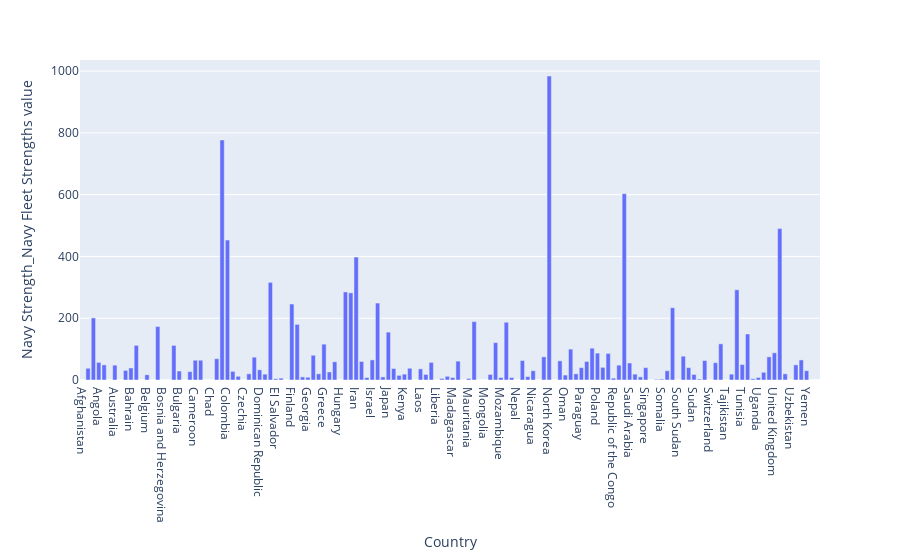

The notebook cell this image was saved under:
### Code cell
fig = px.bar(X, x= X["Country"], y = X['Navy Strength_Navy Fleet Strengths value'])
fig.show()

### Figure 1 — Plotly figure (JSON) as saved in the notebook; plotly's stock layout.template omitted (floating-point values rounded to 4 significant figures; data arrays with more than 128 entries replaced by an {"elided": "..."} marker saying what was removed)
{"data": [{"alignmentgroup": "True", "hovertemplate": "Country=%{x}<br>Navy Strength_Navy Fleet Strengths value=%{y}<extra></extra>", "legendgroup": "", "marker": {"color": "#636efa", "pattern": {"shape": ""}}, "name": "", "offsetgroup": "", "orientation": "v", "showlegend": false, "textposition": "auto", "type": "bar", "x": {"elided": "138 str values"}, "xaxis": "x", "y": {"elided": "138 int values"}, "yaxis": "y"}], "layout": {"barmode": "relative", "legend": {"tracegroupgap": 0}, "margin": {"t": 60}, "xaxis": {"anchor": "y", "domain": [0, 1], "title": {"text": "Country"}}, "yaxis": {"anchor": "x", "domain": [0, 1], "title": {"text": "Navy Strength_Navy Fleet Strengths value"}}}}
